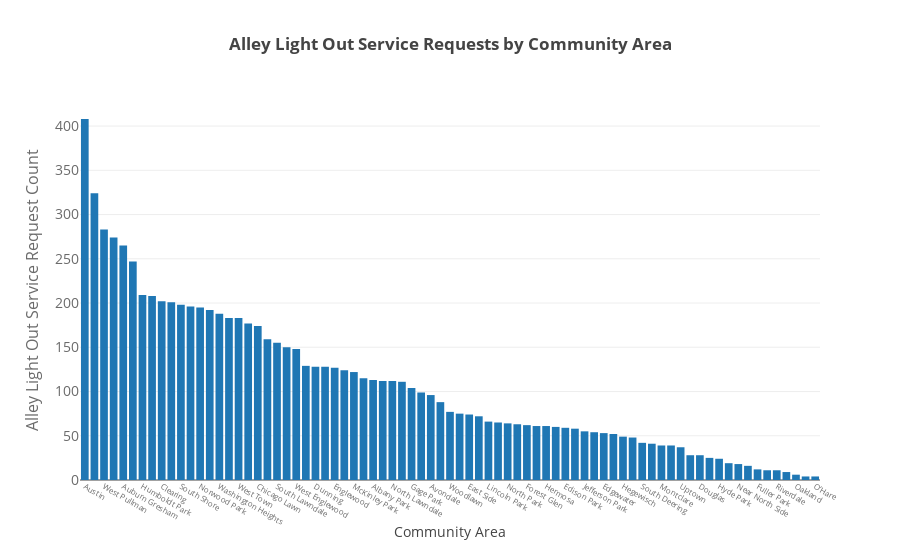

The cell this chart's notebook holds for it:
### Markdown cell above
### Alley Light Out Service Requests
Austin saw notably higher alley lights reported compared to other community areas.

### Code cell
barplot(pq('''
SELECT b.name as community,
COUNT(DISTINCT service_request_number) as Count
FROM combined_data a
JOIN community_areas b
on a.community_area = b.community_area
WHERE type_of_service_request = 'Alley Light Out'
GROUP BY community
ORDER BY 2 DESC'''),
x = 'community',
y = 'Count',
xlabel = 'Community Area',
ylabel = 'Alley Light Out Service Request Count',
title = 'Alley Light Out Service Requests by Community Area',
xsize = 8)

### Figure 1 — Plotly figure (JSON) as saved in the notebook; plotly's stock layout.template omitted (floating-point values rounded to 4 significant figures)
{"data": [{"opacity": 1, "textposition": "outside", "type": "bar", "x": ["Austin", "Roseland", "West Pullman", "South Chicago", "Auburn Gresham", "Portage Park", "Humboldt Park", "Belmont Cragin ", "Clearing", "Ashburn", "South Shore", "West Lawn", "Norwood Park", "Garfield Ridge", "Washington Heights", "New City", "West Town", "Logan Square", "Chicago Lawn", "West Ridge", "South Lawndale", "Irving Park", "West Englewood", "Greater Grand Crossing", "Dunning", "Lake View", "Englewood", "Chatham", "McKinley Park", "Morgan Park", "Albany Park", "Bridgeport", "North Lawndale", "Brighton Park", "Gage Park", "Lower West Side", "Avondale", "Near West Side", "Woodlawn", "Calumet Heights", "East Side", "Avalon Park", "Lincoln Park", "West Garfield Park", "North Park", "Grand Boulevard", "Forest Glen ", "Beverly", "Hermosa", "West Elsdon", "Edison Park", "Lincoln Square", "Jefferson Park", "East Garfield Park", "Edgewater", "Rogers Park", "Hegewisch", "Kenwood ", "South Deering", "Pullman ", "Montclare", "North Center", "Uptown", "Archer Heights", "Douglas", "Mount Greenwood", "Hyde Park", "Washington Park", "Near North Side", "Burnside", "Fuller Park ", "Near South Side", "Riverdale", "Armour Square", "Oakland", "Loop ", "O’Hare"], "y": [408, 324, 283, 274, 265, 247, 209, 208, 202, 201, 198, 196, 195, 192, 188, 183, 183, 177, 174, 159, 155, 150, 148, 129, 128, 128, 127, 124, 122, 115, 113, 112, 112, 111, 104, 99, 96, 88, 77, 75, 74, 72, 66, 65, 64, 63, 62, 61, 61, 60, 59, 58, 55, 54, 53, 52, 49, 48, 42, 41, 39, 39, 37, 28, 28, 25, 24, 19, 18, 16, 12, 11, 11, 9, 6, 4, 4]}], "layout": {"title": "<b>Alley Light Out Service Requests by Community Area</b><br>", "xaxis": {"tickfont": {"color": "rgb(107, 107, 107)", "size": 8}, "title": "Community Area"}, "yaxis": {"tickfont": {"color": "rgb(107, 107, 107)", "size": 14}, "title": "Alley Light Out Service Request Count", "titlefont": {"color": "rgb(107, 107, 107)", "size": 16}}}}
